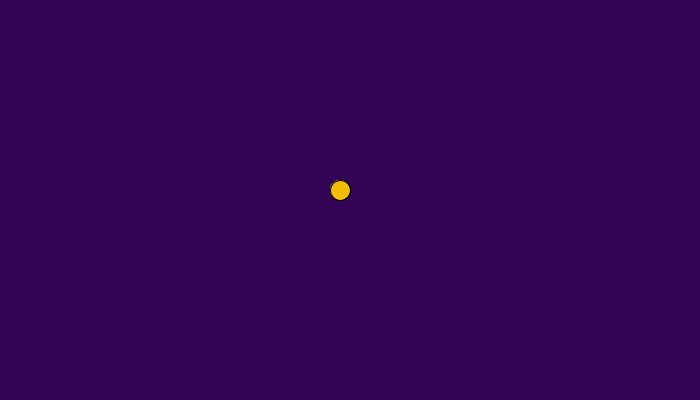
Frame 1 (no input)
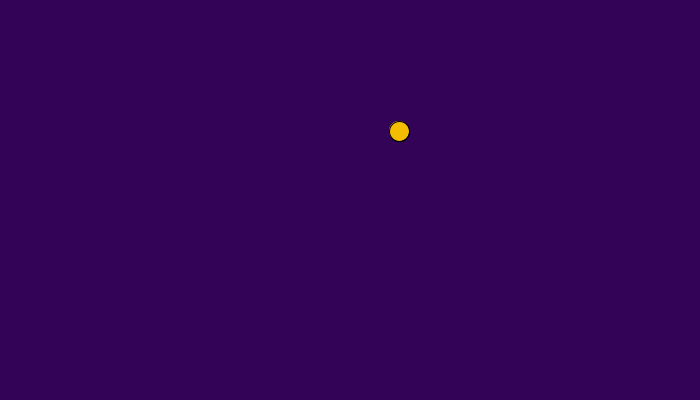
Frame 60 (the mouse pressed at the canvas centre just before this capture)
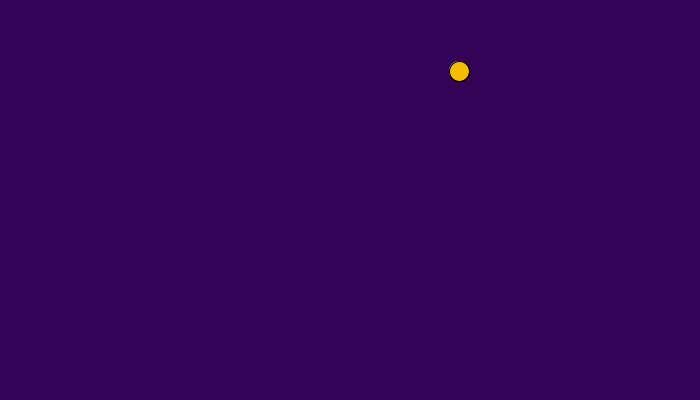
Frame 120 (the mouse held since frame 60 and released just before this capture)

The Processing sketch that drew these frames (run headless with seeded random() and noise(); from frame 60 on, the mouse is pressed at the canvas centre):

// Processing sketch: Arithmetics
// ── Arithmetics.pde
//Global Variables and objects
Ball firstBall; //Both halfs of Constructor
Ball secondBall;
color backgroundColor;
color pongTableColor = 255;
//
void setup() {
  size( 700, 400 );//width and height of canvas //fullscreen(); = size(displayWidth, displayHeight);
  /*ScreenSizeChecker(); //for landscape, portrait or square veiw 
  Automatically adjusts for screen rotaction or change*/
  firstBall = new Ball();
  secondBall = new Ball();
  backgroundColor = color(int(random(0, 255)), int(random(0,255)), int(random(0,255)));
}//end setup
//
void draw() {
  background(backgroundColor);
  firstBall.ballDraw();
  firstBall.animatingMovement();
  secondBall.ballDraw();
  secondBall.animatingMovement();
}//end draw
//
void keyPressed() {}//end keyPressed
//
void mousePressed() {}//end mousepressed
//
void ballCollisions() {
  /*
  if (ballX < (ballDiameter/2) || ballX > (width)-(ballDiameter/2)) ballColor = color(int(random(0, 255)), int(random(0,255)), int(random(0,255)));
  if (ballY < (ballDiameter/2) || ballY > (height)-(ballDiameter/2)) ballColor = color(int(random(0, 255)), int(random(0,255)), int(random(0,255)));
  if (ballX < (ballDiameter/2) || ballX > (width)-(ballDiameter/2)) (xVelocity) *= -1;
  if (ballY < (ballDiameter/2) || ballY > (height)-(ballDiameter/2)) (yVelocity) *= -1;
  */
}//end ballCollisions
//end Arithmetics

// ── pongBall.pde
/*Known Errors
night mode = Random ball color*/
class Ball {
  //Global Variables
  float ballX, ballY, ballDiameter;
  float xVelocity, yVelocity;
  float xDirection, yDirection;
  color ballColor;
  //Constructor
  Ball() {
    //code for all balls
    int startX = (width/2);//middle of canvas
    int startY = (height/2);//middle of canvas
    int referentMeasures = (width<height) ? (width):(height) ; //ternary Operator
    //object variables //this is "new Ball()"
    this.ballDiameter = referentMeasures/20;
    this.ballX = startX-((ballDiameter)/2);
    this.ballY = startY-((ballDiameter)/2);
    this.ballColor = color(245, 189, 2); //RGB color
    this.xVelocity = yDirection();
    this.yVelocity = xDirection();
    this.xDirection = width/(width);//speed of ball
    this.yDirection = height/(height);//speed of ball
  }//end Ball hard coded constructor
  float xDirection() {
    float xDirectionLocal = int(random(-2, 2));
    while (xDirectionLocal == 0) {
      xDirectionLocal = int(random(-2, 2));
    }
    return xDirectionLocal;
  }//end xDirection
  float yDirection() {
    float yDirectionLocal = int(random(-2, 2));
    while (yDirectionLocal == 0) {
      yDirectionLocal = int(random(-2, 2));
    }
    return yDirectionLocal;
  }//end yDirection
  void animatingMovement() {
    bounce();
    ballX += (xVelocity);
    ballY += (yVelocity);
  }//end animatingMovement
  void bounce() {
    if (ballX < (ballDiameter/2) || ballX > (width)-(ballDiameter/2)) ballColor = color(int(random(0, 255)), int(random(0,255)), int(random(0,255)));
    if (ballY < (ballDiameter/2) || ballY > (height)-(ballDiameter/2)) ballColor = color(int(random(0, 255)), int(random(0,255)), int(random(0,255)));
    if (ballX < (ballDiameter/2) || ballX > (width)-(ballDiameter/2)) (xVelocity) *= -1;
    if (ballY < (ballDiameter/2) || ballY > (height)-(ballDiameter/2)) (yVelocity) *= -1;
  }//end bounce
  void ballDraw() {
    fill(ballColor);
    ellipse( ballX, ballY, ballDiameter, ballDiameter );
  }//end draw for ball constructor
}//end Ball
//end pongBall
